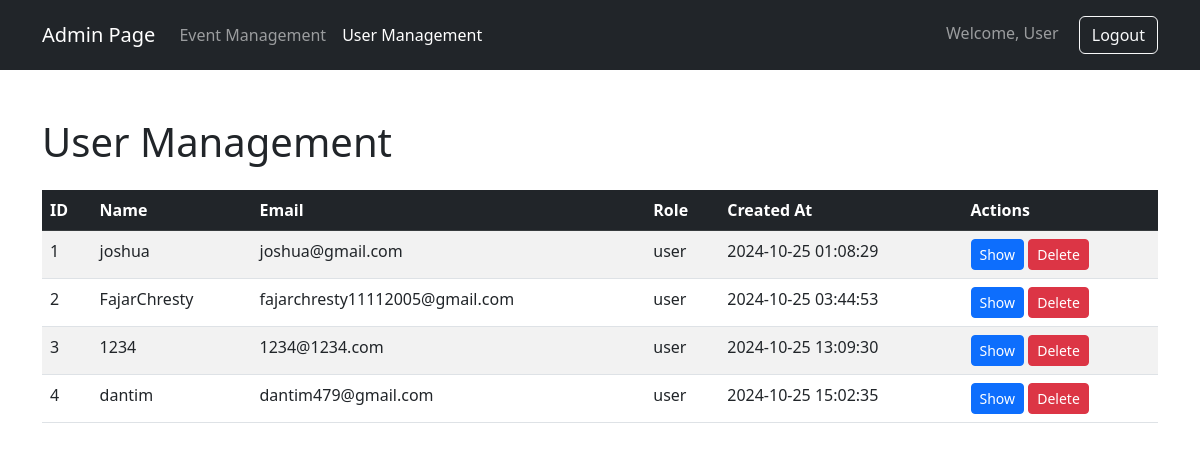
The app's page /User-manage.php (signed in) with its own data.
### tables this page shows
CREATE TABLE `users` (
  `user_id` varchar(5) NOT NULL,
  `name` varchar(100) NOT NULL,
  `email` varchar(100) NOT NULL,
  `password` varchar(500) NOT NULL,
  `role` enum('admin','user') NOT NULL DEFAULT 'user',
  `created_at` timestamp NOT NULL DEFAULT current_timestamp() ON UPDATE current_timestamp()
);

### User-manage.php (the view, shortened to what this page needs)
<?php
require_once 'connection.php';
$sql = "SELECT user_id, name, email, role, created_at FROM users WHERE role = 'user' ORDER BY created_at ASC";
$result = $connection->query($sql);
$users = [];
if (!empty($result)) {
    while ($row = $result->fetch(PDO::FETCH_ASSOC)) {
        $users[] = $row;
    }
}
?>
<!DOCTYPE html>
<html lang="en">
<head>
    <link href="https://cdn.jsdelivr.net/npm/bootstrap@5.3.0-alpha1/dist/css/bootstrap.min.css" rel="stylesheet">
</head>
<body>
       <nav class="navbar navbar-expand-lg navbar-dark bg-dark">
        <div class="container">
            <a class="navbar-brand" href="event-manage.php">Admin Page</a>
            <div class="collapse navbar-collapse" id="navbarNav">
                <ul class="navbar-nav me-auto">
                    <li class="nav-item">
                        <a class="nav-link" href="event-manage.php">Event Management</a>
                    </li>
                    <li class="nav-item">
                        <a class="nav-link active" href="User-manage.php">User Management</a>
                    </li>
                </ul>
                <span class="navbar-text">
                    Welcome, <span id="userName">User</span>
                    <button class="btn btn-outline-light ms-3" onclick="logout()">Logout</button>
                </span>
            </div>
        </div>
    </nav>
<div class="container mt-5">
    <h1 class="mb-4">User Management</h1>
    <table class="table table-striped table-hover">
        <thead class="table-dark">
            <tr>
                <th>ID</th>
                <th>Name</th>
                <th>Email</th>
                <th>Role</th>
                <th>Created At</th>
                <th>Actions</th>
            </tr>
        </thead>
        <tbody>
            <?php if (!empty($users)): ?>
                <?php
                    $display_id = 1;
                    foreach ($users as $user):
                ?>
                <tr>
                    <td><?php echo $display_id++; ?></td>
                    <td><?php echo htmlspecialchars($user['name']); ?></td>
                    <td><?php echo htmlspecialchars($user['email']); ?></td>
                    <td><?php echo htmlspecialchars($user['role']); ?></td>
                    <td><?php echo htmlspecialchars($user['created_at']); ?></td>
                    <td>
                        <a href="show_user.php?user_id=<?php echo $user['user_id']; ?>" class="btn btn-sm btn-primary">Show</a>
                        <button type="button" class="btn btn-sm btn-danger" onclick="confirmDelete('<?php echo htmlspecialchars($user['user_id']); ?>')">Delete</button>
                    </td>
                </tr>
                <?php endforeach; ?>
            <?php else: ?>
                <tr>
                    <td colspan="6" class="text-center">No users found.</td>
                </tr>
            <?php endif; ?>
        </tbody>
    </table>
</div>
</body>
</html>

### records on screen
users: name "joshua", email "joshua@gmail.com", role "user", created_at "2024-10-25 01:08:29"
users: name "FajarChresty", email "fajarchresty11112005@gmail.com", role "user", created_at "2024-10-25 03:44:53"
users: name "1234", email "1234@1234.com", role "user", created_at "2024-10-25 13:09:30"
users: name "dantim", email "dantim479@gmail.com", role "user", created_at "2024-10-25 15:02:35"
